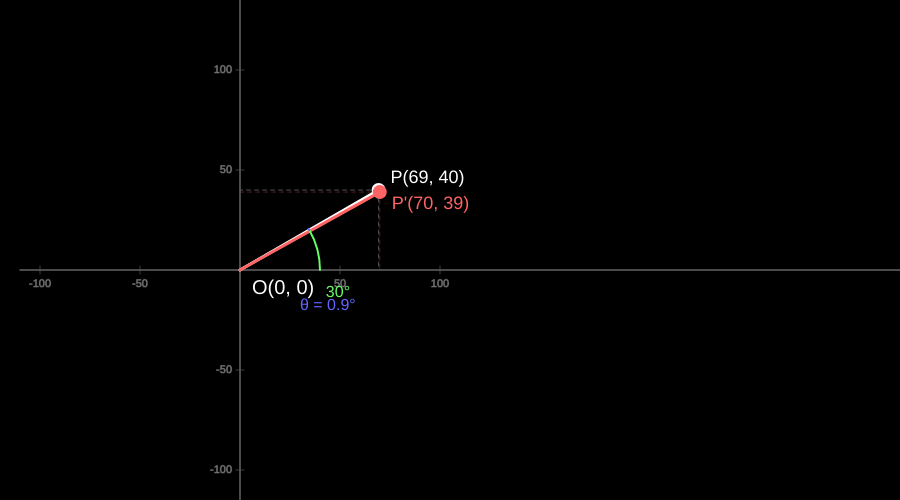
Frame 1 (no input)
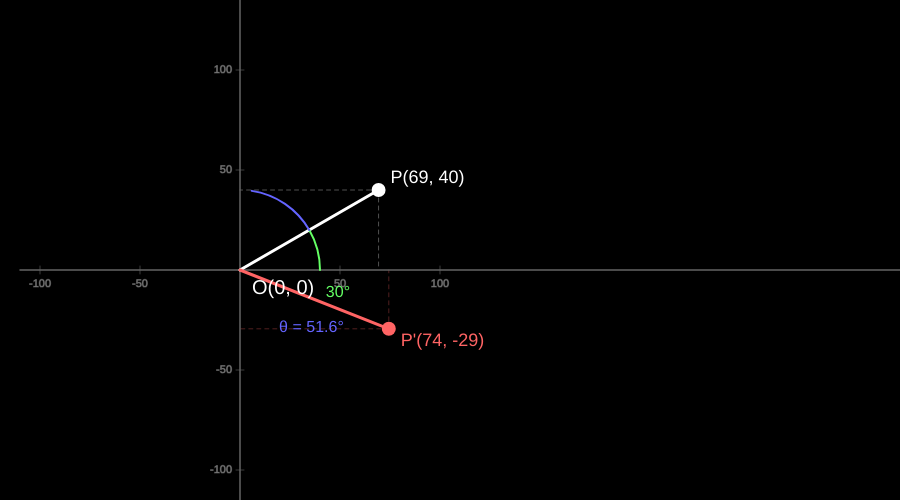
Frame 60 (no input)
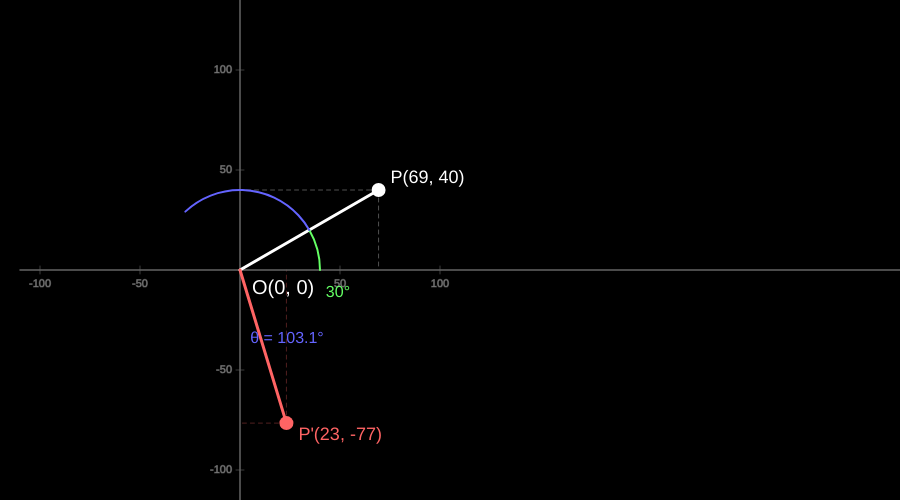
Frame 120 (the mouse pressed at the canvas centre since frame 60)

The p5.js sketch that drew these frames (run headless with seeded random() and noise() and a simulated clock; from frame 60 on, the mouse is pressed at the canvas centre):

// p5.js sketch
// ── sketch.js
// --- DIMENSIONI FISSE DEL DISEGNO (Ricalibrate per non tagliare il grafico) ---
let inizioDisegnoX = 20; 
let altezzaCanvas = 500;
let larghezzaCanvas = 900; 

// Variabile per accumulare l'angolo in modo continuo
let angoloRotazione = 0; 

function setup() {
  createCanvas(larghezzaCanvas, altezzaCanvas); 
}

function windowResized() {
  resizeCanvas(larghezzaCanvas, altezzaCanvas);
}

function draw() {
  background(0); // Sfondo nero fisso puro
  textFont('Helvetica');

  // --- ORIGINE SPOSTATA PIÙ IN ALTO E REINQUADRATA ---
  // Abbassiamo l'asse Y visivo portandolo più in alto (da height - 150 a height - 230)
  // Spostiamo l'asse X visivo per tenere il cerchio al centro dell'area utile
  let origineX = inizioDisegnoX + 220; 
  let origineY = height - 230;

  // Scala grafica: 1 unità nel disegno = 2 pixel sulla canvas
  let scala = 2; 

  // --- PUNTO INIZIALE E INCREMENTO ANGOLO ---
  let raggio = 160; // Leggermente ridotto (da 200 a 160) per garantire che non esca MAI dai margini dell'iframe
  let angoloIniziale = PI / 6; // 30 gradi
  let x = origineX + raggio * cos(angoloIniziale);
  let y = origineY - raggio * sin(angoloIniziale);

  // Aumentiamo l'angolo costantemente ad ogni frame (velocità di rotazione)
  angoloRotazione += 0.015; 

  // Calcolo delle nuove coordinate (Formule Trigonometriche)
  let xTemp = x - origineX;
  let yTemp = y - origineY;
  let xRuotato = origineX + xTemp * cos(angoloRotazione) - yTemp * sin(angoloRotazione);
  let yRuotato = origineY + xTemp * sin(angoloRotazione) + yTemp * cos(angoloRotazione);

  // Valori matematici effettivi da mostrare (espressi nella scala del grafico)
  let p1_X = Math.round(xTemp / scala);
  let p1_Y = Math.round(-yTemp / scala);
  let p2_X = Math.round((xRuotato - origineX) / scala);
  let p2_Y = Math.round(-(yRuotato - origineY) / scala);

  // --- 1. RIFERIMENTI NUMERICI FISSI (RILOCATI SULLA NUOVA SCALA) ---
  stroke(60); 
  strokeWeight(1);
  fill(120);  
  textSize(11);

  // Nuovi punti di riferimento adatti al raggio ridotto (50 e 100 unità)
  let puntiRiferimento = [100, 200]; 

  // Tracciamento tacchetti e numeri su Asse X
  textAlign(CENTER, TOP);
  for (let p of puntiRiferimento) {
    line(origineX + p, origineY - 4, origineX + p, origineY + 4);
    text(p / scala, origineX + p, origineY + 8);
    line(origineX - p, origineY - 4, origineX - p, origineY + 4);
    text("-" + (p / scala), origineX - p, origineY + 8);
  }

  // Tracciamento tacchetti e numeri su Asse Y
  textAlign(RIGHT, CENTER);
  for (let p of puntiRiferimento) {
    line(origineX - 4, origineY - p, origineX + 4, origineY - p);
    text(p / scala, origineX - 8, origineY - p);
    line(origineX - 4, origineY + p, origineX + 4, origineY + p);
    text("-" + (p / scala), origineX - 8, origineY + p);
  }

  // --- 2. LINEE DI PROIEZIONE TRATTEGGIATE ---
  drawingContext.setLineDash([4, 4]); 
  strokeWeight(1);

  // Proiezioni del Punto Fisso P (Bianche opache)
  stroke(255, 80); 
  line(x, y, x, origineY); 
  line(x, y, origineX, y); 

  // Proiezioni del Punto Ruotato P' (Rosse opache)
  stroke(255, 100, 100, 80); 
  line(xRuotato, yRuotato, xRuotato, origineY); 
  line(xRuotato, yRuotato, origineX, yRuotato); 

  drawingContext.setLineDash([]); 

  // --- 3. DISEGNO DEGLI ASSI CARTESIANI ---
  stroke(100); 
  strokeWeight(1.5);
  line(inizioDisegnoX, origineY, width, origineY); // Asse X
  line(origineX, height, origineX, 0); // Asse Y

  // --- 4. RAGGI VETTORI ---
  stroke(255); // Bianco per P
  strokeWeight(3); 
  line(origineX, origineY, x, y);
  
  stroke(255, 100, 100); // Rosso per P'
  line(origineX, origineY, xRuotato, yRuotato);

  // --- 5. ARCHI DEGLI ANGOLI ---
  strokeWeight(2);
  noFill(); 
  
  // Linea verde per i 30° iniziali
  stroke(100, 255, 100); 
  arc(origineX, origineY, raggio, raggio, -PI / 6, 0);
  
  // Linea blu per l'angolo theta dinamico continuo
  stroke(100, 100, 255); 
  let angoloVisualizzato = angoloRotazione % TWO_PI;
  arc(origineX, origineY, raggio, raggio, -angoloIniziale - angoloVisualizzato, -angoloIniziale);

  // --- 6. DISEGNO DEI PUNTI ---
  noStroke();
  fill(255); // Punto P
  ellipse(x, y, 14, 14);
  
  fill(255, 100, 100); // Punto P'
  ellipse(xRuotato, yRuotato, 14, 14);

  // --- 7. ETICHETTE E TESTI ---
  textSize(20);
  fill(255);
  textAlign(LEFT, CENTER);
  text("O(0, 0)", origineX + 12, origineY + 18);
  
  textSize(18);
  text("P(" + p1_X + ", " + p1_Y + ")", x + 12, y - 12);
  
  fill(255, 100, 100);
  text("P'(" + p2_X + ", " + p2_Y + ")", xRuotato + 12, yRuotato + 12);
  
  fill(100, 255, 100);
  textSize(16);
  text("30°", origineX + (raggio / 1.8) * cos(-PI / 12), origineY - (raggio / 1.8) * sin(-PI / 12));
  
  fill(100, 100, 255);
  let gradiEffettivi = degrees(angoloVisualizzato);
  text("θ = " + nf(gradiEffettivi, 1, 1) + "°", origineX + (raggio / 2.3) * cos(-angoloIniziale - angoloVisualizzato/2), origineY - (raggio / 2.3) * sin(-angoloIniziale - angoloVisualizzato/2));
}
